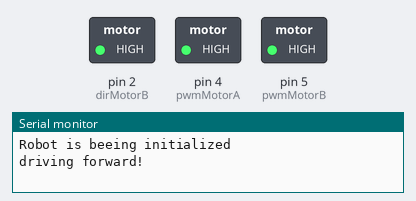
The sketch below on a simulated Arduino Uno, built with avr-gcc and run on an emulated ATmega328P. Parts: switched loads named in the sketch (green lamp = pin HIGH), the last lines printed to the serial monitor. Pins used as bus, display or sensor lines are not drawn.

Above: at 3.0 s.
At 4.5 s:
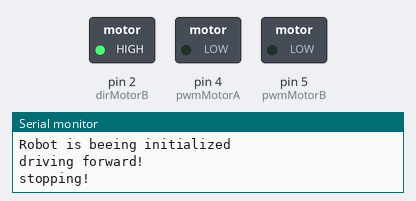
At 6.0 s:
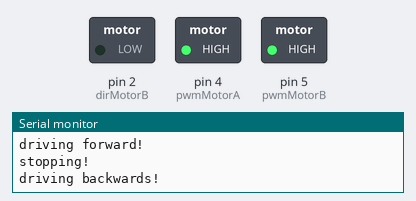
At 7.5 s:
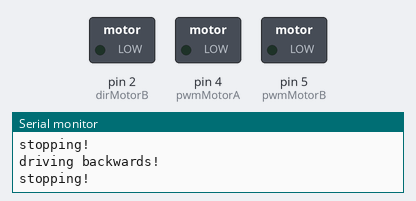
Timing chart, 0 to 9.8 s (numbered marks = the images above):
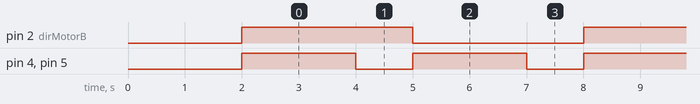

Measured:
- by itself, pin 2 (dirMotorB): alternates HIGH for 3.0 s and LOW for 3.0 s
- by itself, pin 4 (pwmMotorA), pin 5 (pwmMotorB): alternates HIGH for 2.0 s and LOW for 1.0 s
- by itself, everything shown: repeats every 6.0 s, in 4 steps

The sketch:

testdrive.ino
```cpp
/*
 * Pinout
 * NodeMCU GPIO |  Arduino IDE  |   Usage
 *      1             5 or D1         Geschwindigkeit Motor B
 *      2             4 or D2         Geschwindigkeit Motor A
 *      3             0 or D3         Drehrichtung Motor A
 *      4             2 or D4         Drehrichtung Motor B
*/

//Pins
const int pwmMotorA = 4;
const int pwmMotorB = 5;
const int dirMotorA = 0;
const int dirMotorB = 2;

int motorSpeed = 255; //Motor Speed (Value of 0-255)
int driveTime = 2000; //On Time for motor
int stopTime = 1000;  //Off Time for motor

void setup() {
  Serial.begin(115200);

  pinMode(pwmMotorA , OUTPUT);
  pinMode(pwmMotorB, OUTPUT);
  pinMode(dirMotorA, OUTPUT);
  pinMode(dirMotorB, OUTPUT);

  Serial.println("Robot is beeing initialized");
  delay(2000);
}

void loop() {
  Serial.println("driving forward!");
  digitalWrite(dirMotorA, HIGH);
  digitalWrite(dirMotorB, HIGH);
  analogWrite(pwmMotorA, motorSpeed);
  analogWrite(pwmMotorB, motorSpeed);
  delay(driveTime);

  Serial.println("stopping!");
  analogWrite(pwmMotorA, 0);
  analogWrite(pwmMotorB, 0);
  delay(stopTime);

  Serial.println("driving backwards!");
  digitalWrite(dirMotorA, LOW);
  digitalWrite(dirMotorB, LOW);
  analogWrite(pwmMotorA, motorSpeed);
  analogWrite(pwmMotorB, motorSpeed);
  delay(driveTime);

  Serial.println("stopping!");
  analogWrite(pwmMotorA, 0);
  analogWrite(pwmMotorB, 0);
  delay(stopTime);
}
```
